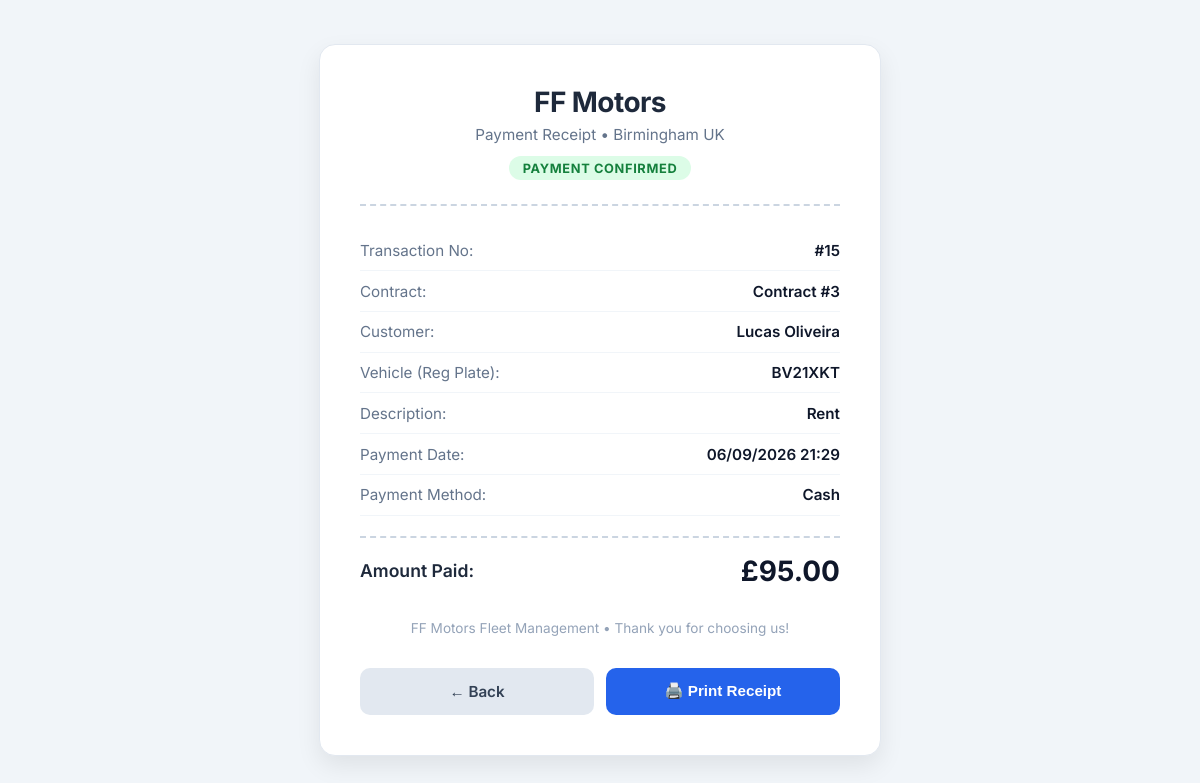
The app's page /recibo/15 (signed in), older data.
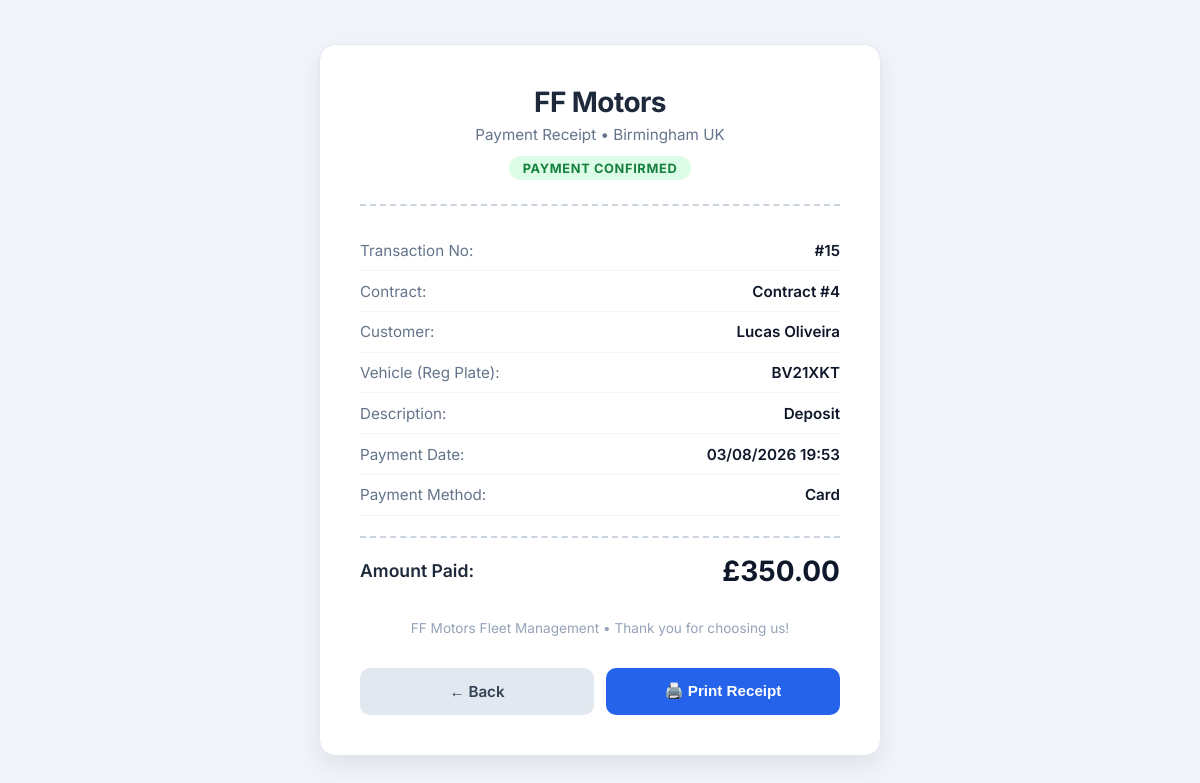
The same page, newer data.
### database.py (models this page shows)
class FinancialTransaction(db.Model):
    __tablename__ = 'financeiro_transacoes'
    id = db.Column(db.Integer, primary_key=True)
    id_contrato = db.Column(db.Integer, db.ForeignKey('contratos.id'), nullable=False, index=True)
    tipo = db.Column(db.String(20), nullable=False, index=True) # Aluguel, Deposito, Multa, Dano, Devolucao_Deposito
    data_vencimento = db.Column(db.DateTime, nullable=False, index=True)
    data_pagamento = db.Column(db.DateTime, nullable=True, index=True)
    valor = db.Column(db.Numeric(10, 2), nullable=False)
    status = db.Column(db.String(20), default=TransactionStatus.PENDENTE.value, nullable=False, index=True)
    forma_pagamento = db.Column(db.String(50), nullable=True)
    registrado_por_nome = db.Column(db.String(100), nullable=True)

class Client(db.Model):
    __tablename__ = 'clientes'
    id = db.Column(db.Integer, primary_key=True)
    nome = db.Column(db.String(100), nullable=False, index=True)
    telefone = db.Column(db.String(20), nullable=False, index=True)
    email = db.Column(db.String(120), unique=True, nullable=False)
    endereco = db.Column(db.String(255), nullable=True)
    url_habilitacao = db.Column(db.String(255), nullable=True)
    url_habilitacao_verso = db.Column(db.String(255), nullable=True)
    url_cbt = db.Column(db.String(255), nullable=True)
    url_comprovante_endereco = db.Column(db.String(255), nullable=True)
    contratos = db.relationship('Contract', backref='cliente', lazy=True)

class Contract(db.Model):
    __tablename__ = 'contratos'
    id = db.Column(db.Integer, primary_key=True)
    id_cliente = db.Column(db.Integer, db.ForeignKey('clientes.id'), nullable=False, index=True)
    placa = db.Column(db.String(10), db.ForeignKey('motos.placa'), nullable=False, index=True)
    data_retirada = db.Column(db.DateTime, default=datetime.utcnow, nullable=False)
    dia_pagamento_semanal = db.Column(db.Integer, nullable=False) # 0-6 (Segunda-Domingo)
    valor_aluguel_semanal = db.Column(db.Float, nullable=False, default=250.00)
    data_devolucao = db.Column(db.DateTime, nullable=True)
    status = db.Column(db.String(20), default=ContractStatus.ATIVO.value, nullable=False, index=True)
    url_seguro = db.Column(db.String(255), nullable=True)
    url_comprovante_deposito = db.Column(db.String(255), nullable=True)
    criado_por_nome = db.Column(db.String(100), nullable=True)
    data_ultima_checagem_seguro = db.Column(db.Date, nullable=True)
    status_seguro = db.Column(db.String(20), default='Valid', nullable=False) # Valid, Cancelled
    seguro_verificado_por = db.Column(db.String(100), nullable=True)
    vistorias = db.relationship('Inspection', backref='contrato', lazy=True)
    transacoes = db.relationship('FinancialTransaction', backref='contrato', lazy=True)

### app.py (the view)
@app.route('/recibo/<int:id>')
def pagina_recibo(id):
    t = db.session.get(FinancialTransaction, id)
    if not t:
        return render_template('404.html'), 404
    contrato = db.session.get(Contract, t.id_contrato) if t.id_contrato else None
    cliente = db.session.get(Client, contrato.id_cliente) if (contrato and contrato.id_cliente) else None
    return render_template('recibo.html', transacao=t, contrato=contrato, cliente=cliente)

### app.py (called while the page is built, shortened)
@login_manager.user_loader
def load_user(user_id):
    try:
        return db.session.get(User, int(user_id))
    except Exception:
        return None

@app.context_processor
def inject_csrf_token():
    return dict(csrf_token=generate_csrf_token)

@app.before_request
def validate_csrf():
    if app.config.get('TESTING') and not app.config.get('WTF_CSRF_ENABLED', True):
        return

@app.after_request
def apply_security_headers(response):
    response.headers['X-Content-Type-Options'] = 'nosniff'
    response.headers['X-Frame-Options'] = 'SAMEORIGIN'
    response.headers['X-XSS-Protection'] = '1; mode=block'
    response.headers['Referrer-Policy'] = 'strict-origin-when-cross-origin'
    if request.is_secure or request.headers.get('X-Forwarded-Proto') == 'https':
        response.headers['Strict-Transport-Security'] = 'max-age=31536000; includeSubDomains'
    return response

@app.before_request
def check_authentication():
    allowed_routes = ['login', 'logout', 'static', 'custom_static_uploads', 'favicon']
    if request.endpoint in allowed_routes:
        return
    if request.path.startswith('/static/'):
        return
    if app.config.get('LOGIN_DISABLED'):
        return
    if not current_user.is_authenticated:
        if request.path.startswith('/api/'):
            return jsonify({"error": "Unauthorized", "message": "Authentication required"}), 401
        return redirect(url_for('login', next=request.path))

@app.after_request
def add_inline_document_headers(response):
    return response

### database.py (called while the page is built)
    @property
    def is_active(self):
        return self.ativo

### templates/recibo.html (shortened to what this page needs)
<!DOCTYPE html>
<html lang="en">
<head>
</head>
<body>
    <div class="receipt-card">
        <div class="receipt-header">
            <h1>FF Motors</h1>
            <p>Payment Receipt &bull; Birmingham UK</p>
            <span class="receipt-badge">Payment Confirmed</span>
        </div>
        <div class="receipt-body">
            <div class="receipt-row">
                <span>Transaction No:</span>
                <span>#{{ transacao.id }}</span>
            </div>
            <div class="receipt-row">
                <span>Contract:</span>
                <span>Contract #{{ transacao.id_contrato }}</span>
            </div>
            <div class="receipt-row">
                <span>Customer:</span>
                <span>{{ cliente.nome if cliente else '-' }}</span>
            </div>
            <div class="receipt-row">
                <span>Vehicle (Reg Plate):</span>
                <span>{{ contrato.placa if contrato else '-' }}</span>
            </div>
            <div class="receipt-row">
                <span>Description:</span>
                <span>{{ transacao.tipo }}</span>
            </div>
            <div class="receipt-row">
                <span>Payment Date:</span>
                <span>{{ transacao.data_pagamento.strftime('%d/%m/%Y %H:%M') if transacao.data_pagamento else '-' }}</span>
            </div>
            <div class="receipt-row">
                <span>Payment Method:</span>
                <span>{{ transacao.forma_pagamento or 'Not specified' }}</span>
            </div>
            <div class="receipt-total">
                <span>Amount Paid:</span>
                <span>£{{ "%.2f"|format(transacao.valor) }}</span>
            </div>
        </div>
        <div class="receipt-footer">
            <p>FF Motors Fleet Management &bull; Thank you for choosing us!</p>
        </div>
        <div class="receipt-actions">
            <a href="/financeiro" class="btn btn-back" data-back="true">&larr; Back</a>
            <button onclick="window.print()" class="btn btn-print">🖨️ Print Receipt</button>
        </div>
    </div>
</body>
</html>

### templates/recibo.html (style rules this page uses)
body { font-family: 'Inter', sans-serif; background: #f1f5f9; color: #0f172a; display: flex; justify-content: center; align-items: center; min-height: 100vh; margin: 0; padding: 1.5rem; box-sizing: border-box; }
.receipt-card { background: #ffffff; width: 100%; max-width: 480px; padding: 2.5rem; border-radius: 16px; box-shadow: 0 10px 25px rgba(0,0,0,0.08); border: 1px solid #e2e8f0; }
.receipt-header { text-align: center; border-bottom: 2px dashed #cbd5e1; padding-bottom: 1.5rem; margin-bottom: 1.5rem; }
.receipt-header h1 { margin: 0; font-size: 1.75rem; font-weight: 700; color: #1e293b; letter-spacing: -0.02em; }
.receipt-header p { margin: 0.35rem 0 0; color: #64748b; font-size: 0.95rem; }
.receipt-badge { display: inline-block; margin-top: 0.75rem; background: #dcfce7; color: #15803d; font-weight: 700; font-size: 0.8rem; padding: 0.3rem 0.85rem; border-radius: 999px; text-transform: uppercase; letter-spacing: 0.05em; }
.receipt-row { display: flex; justify-content: space-between; padding: 0.65rem 0; font-size: 0.95rem; border-bottom: 1px solid #f1f5f9; }
.receipt-row span:first-child { color: #64748b; }
.receipt-row span:last-child { font-weight: 600; color: #0f172a; text-align: right; }
.receipt-total { margin-top: 1.25rem; padding-top: 1rem; border-top: 2px dashed #cbd5e1; display: flex; justify-content: space-between; align-items: center; }
.receipt-total span:first-child { font-size: 1.1rem; font-weight: 600; color: #1e293b; }
.receipt-total span:last-child { font-size: 1.75rem; font-weight: 700; color: #0f172a; }
.receipt-footer { text-align: center; margin-top: 2rem; color: #94a3b8; font-size: 0.85rem; }
.receipt-actions { margin-top: 2rem; display: flex; gap: 0.75rem; }
.btn { flex: 1; padding: 0.875rem 1rem; border-radius: 10px; font-weight: 600; font-size: 0.95rem; cursor: pointer; border: none; text-align: center; text-decoration: none; display: inline-flex; justify-content: center; align-items: center; }
.btn-print { background: #2563eb; color: #ffffff; }
.btn-back { background: #e2e8f0; color: #334155; }

Row changes from the older to the newer data that the page shows:
changed FinancialTransaction id 15: id_contrato "3" → "4"; tipo "Rent" → "Deposit"; data_pagamento "06/09/2026 21:29" → "03/08/2026 19:53"; forma_pagamento "Cash" → "Card"; valor "95.00" → "350.00"
